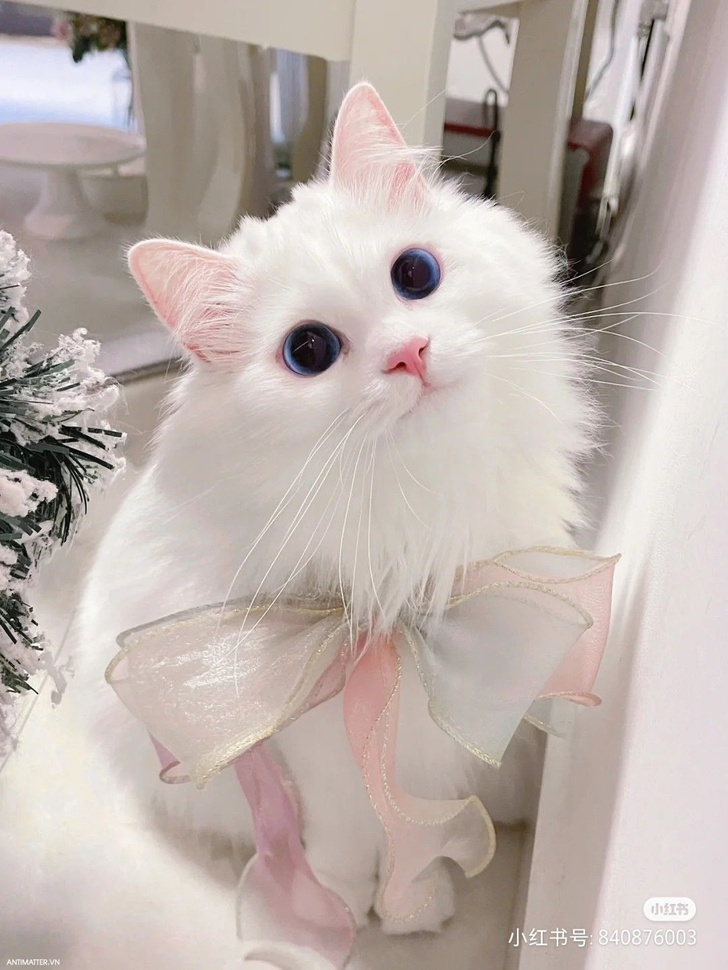
#> input picture Core/1.jpg, 728 x 970 px, shrunk from 1080 x 1439 before the run
$ jupyter execute 'Performance Measurement and Improvement Techniques.ipynb'
#> lines starting #> are read from the running program, lines starting #| are printed output that depends on the picture; long printed decimals are rounded
# Measuring Performance with OpenCV

[cell 1]
# cv2.getTickCount function returns the number of clock-cycles after a reference event
# (like the moment machine was switched ON) to the moment this function is called

# cv2.getTickFrequency function returns the frequency of clock-cycles, or the number of clock-cycles per second
import cv2

image = cv2.imread('1.jpg')
#> image is the input picture: shape (970, 728, 3); mean B, G, R 173, 178.5, 190.1

e1 = cv2.getTickCount()

for i in range(5,49,2):
    image = cv2.medianBlur(image , i)
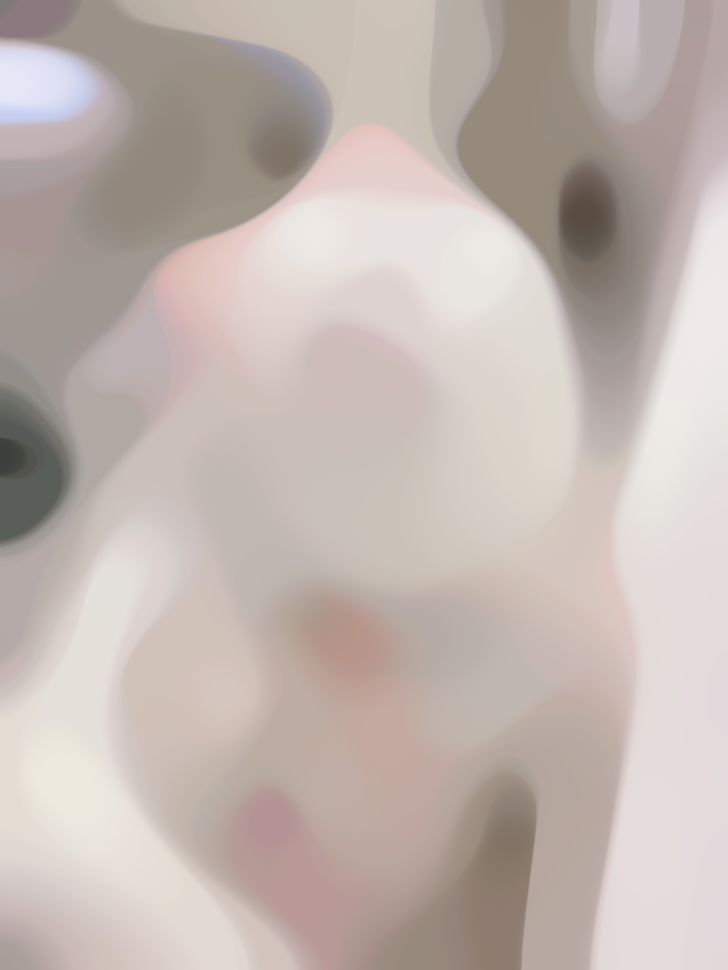
#> image: shape (970, 728, 3); mean B, G, R 176.4, 182, 193.9

e2 = cv2.getTickCount()

# Thời gian thực hiện
t = (e2 - e1)/cv2.getTickFrequency()
print(t)

Default Optimization in OpenCV

[cell 2]
import cv2

# Kiểm tra trạng thái tối ưu hóa
print("Optimizations enabled:", cv2.useOptimized())

# Tắt tối ưu hóa
cv2.setUseOptimized(False)
print("Optimizations enabled:", cv2.useOptimized())

# Bật lại tối ưu hóa
cv2.setUseOptimized(True)
print("Optimizations enabled:", cv2.useOptimized())

[cell 3]
import cv2
import numpy as np

# Tạo một ảnh ngẫu nhiên
image = np.random.randint(0, 256, (1000, 1000), dtype=np.uint8)

def measure_time():
    image = cv2.imread('1.jpg')
    e1 = cv2.getTickCount()
    for i in range(1,100,1):
        cv2.GaussianBlur(src=image, ksize=(5,5), sigmaX=0, sigmaY=0)
    e2 = cv2.getTickCount()

    # Thời gian thực hiện
    t = (e2 - e1)/cv2.getTickFrequency()
#> t = 0.144
    return t

# Đo thời gian thực thi với tối ưu hóa
cv2.setUseOptimized(True)
optimized_time = measure_time()
#> optimized_time = 0.144
print(f"Time with optimizations: {optimized_time:.5f} seconds")
#| Time with optimizations: 0.1439 seconds

# Đo thời gian thực thi không tối ưu hóa
cv2.setUseOptimized(False)
non_optimized_time = measure_time()
#> non_optimized_time = 0.523
print(f"Time without optimizations: {non_optimized_time:.5f} seconds")
#| Time without optimizations: 0.5229 seconds
